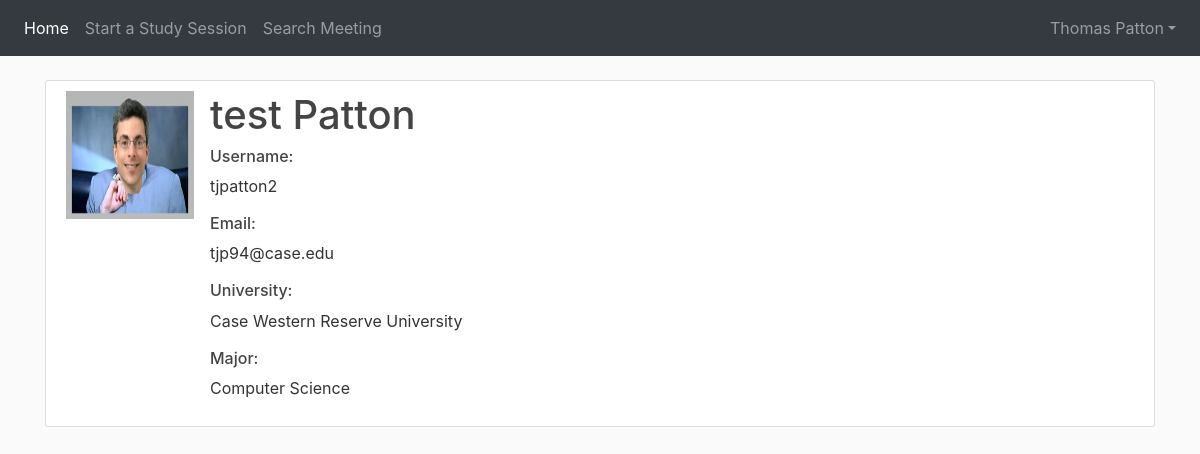
Page /profile/9/ (signed in) on the earlier database version.
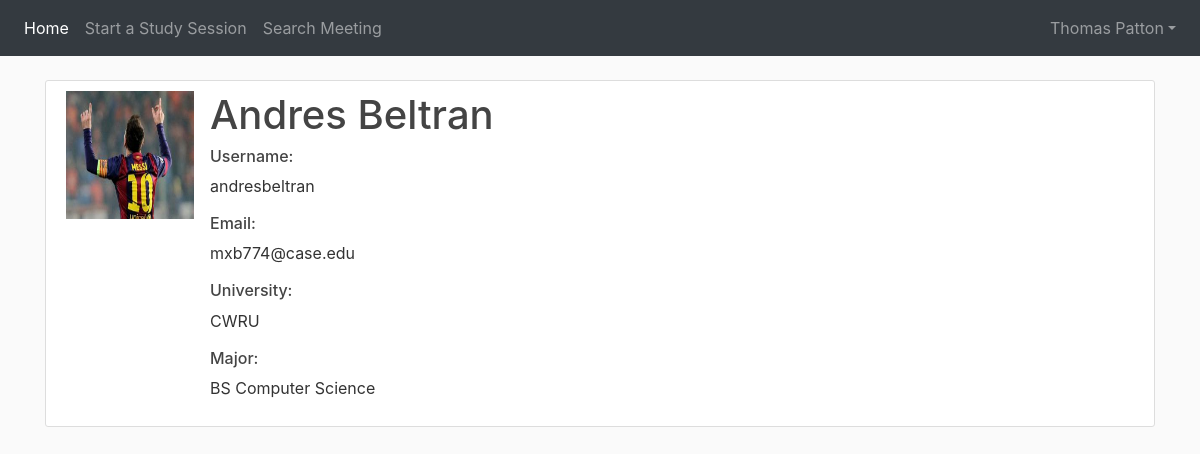
Same page on the later database version.
### USERS/models.py (models this page shows, shortened)
class Profile(models.Model):
    user = models.OneToOneField(User, on_delete=models.CASCADE)
    image = models.ImageField(default='default.jpg', upload_to='profile_pics')
    university = models.CharField(max_length=50, default="No University")
    major = models.CharField(max_length=20, default="Undecided")

### USERS/views.py (the view, shortened to what this page needs)
# urls.py: path('profile/<int:pk>/', user_views.ProfileDetailView.as_view(), name='profile'),
class ProfileDetailView(LoginRequiredMixin, DetailView):
    model = Profile
    template_name = 'USERS/profile.html'
    def get_context_data(self, **kwargs):
        context = super().get_context_data(**kwargs)
        u_form = UserUpdateForm(instance=self.request.user)
        p_form = ProfileUpdateForm(instance=self.request.user.profile)
        context['u_form'] = u_form
        context['p_form'] = p_form
        return context

### USERS/templates/USERS/profile.html (shortened to what this page needs)
{% extends "USERS/base.html" %}
{% load crispy_forms_tags %}
{% block content %}
<div class="content-section">
      <div class="media">
      <img class="mr-3" style="width: 128px; height: 128px" src={{ object.image.url }} >
      <div class="media-body">
       <h1 class="mt-0">{{ object.user.first_name }} {{ object.user.last_name }}</h1>
          <h6>Username:</h6>
          <p>{{ object.user.username }}</p>
          <h6>Email:</h6>
          <p>{{ object.user.email }}</p>
          <h6>University:</h6>
          <p>{{ object.university }}</p>
          <h6>Major:</h6>
          <p>{{ object.major }}</p>
      </div>
    </div>
</div>
{% endblock content %}

### USERS/templates/USERS/base.html (shortened to what this page needs)
<!DOCTYPE html>
{% load static %}
<html lang="en">
<head>
    <link rel="stylesheet" href="https://maxcdn.bootstrapcdn.com/bootstrap/4.0.0/css/bootstrap.min.css">
    <link href="{% static 'USERS/main.css' %}" rel="stylesheet">
</head>
<body>
    {% include "USERS/navbar.html" %}
    <main role="main" class="container">
      <div class="starter-template">
        {% block content %}{% endblock %}
      </div>
    </main>
</body>
</html>

### USERS/templates/USERS/navbar.html (shortened to what this page needs)
<nav class="navbar navbar-expand-lg navbar-dark bg-dark fixed-top">
    <div class="collapse navbar-collapse" id="navbarsExampleDefault">
            <ul class="navbar-nav mr-auto">
                <li class="nav-item active">
                    <a class="nav-link" href="{% url 'meetings-list' %}">Home <span class="sr-only">(current)</span></a>
                </li>
                <li class="nav-item">
                    <a class="nav-link" href="{% url 'meeting-create' %}">Start a Study Session</a>
                </li>
                <li class="nav-item">
                    <a class="nav-link" href="{% url 'meeting-search' %}">Search Meeting</a>
                </li>
            </ul>
            <ul class="navbar-nav ml-auto nav-flex-icons">
                <li class="nav-item dropdown">
                    <a class="nav-link dropdown-toggle" href="#" id="dropdown01" data-toggle="dropdown"
                       aria-haspopup="true" aria-expanded="false">
                     {{ user.first_name }} {{ user.last_name }}</a>
                </li>
            </ul>
        </div>
    </nav>

### USERS/static/USERS/main.css (style rules this page uses)
body { background: #fafafa; color: #333333; margin-top: 5rem; }
h1, h2, h3, h4, h5, h6 { color: #444444; }
ul { margin: 0; }
.content-section { background: #ffffff; padding: 10px 20px; border: 1px solid #dddddd; border-radius: 3px; margin-bottom: 20px; }

Differences in the rows shown:
changed Profile: image: picture added in place of a placeholder; user.first_name "test" → "Andres"; user.last_name "Patton" → "Beltran"; user.username "tjpatton2" → "andresbeltran"; user.email "tjp94@case.edu" → "mxb774@case.edu"; university "Case Western Reserve University" → "CWRU"; major "Computer Science" → "BS Computer Science"
